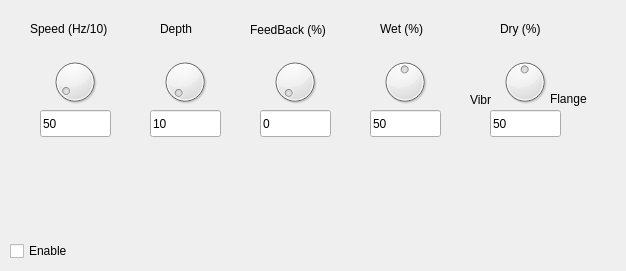
      <widget class="QWidget" name="tab_7">
       <attribute name="title">
        <string>Flanger/Vibrato</string>
       </attribute>
       <widget class="QCheckBox" name="checkBox_7">
        <property name="geometry">
         <rect>
          <x>10</x>
          <y>240</y>
          <width>71</width>
          <height>22</height>
         </rect>
        </property>
        <property name="text">
         <string>Enable</string>
        </property>
       </widget>
       <widget class="QDial" name="VibSpeedDial">
        <property name="geometry">
         <rect>
          <x>50</x>
          <y>50</y>
          <width>50</width>
          <height>64</height>
         </rect>
        </property>
        <property name="minimum">
         <number>1</number>
        </property>
        <property name="maximum">
         <number>1000</number>
        </property>
        <property name="value">
         <number>50</number>
        </property>
       </widget>
       <widget class="QDial" name="VibDepthDial">
        <property name="geometry">
         <rect>
          <x>160</x>
          <y>50</y>
          <width>50</width>
          <height>64</height>
         </rect>
        </property>
        <property name="minimum">
         <number>1</number>
        </property>
        <property name="maximum">
         <number>1000</number>
        </property>
       </widget>
       <widget class="QDial" name="VibFeedbackDial">
        <property name="geometry">
         <rect>
          <x>270</x>
          <y>50</y>
          <width>50</width>
          <height>64</height>
         </rect>
        </property>
        <property name="minimum">
         <number>0</number>
        </property>
        <property name="maximum">
         <number>100</number>
        </property>
        <property name="value">
         <number>0</number>
        </property>
       </widget>
       <widget class="QDial" name="VibWetDial">
        <property name="geometry">
         <rect>
          <x>380</x>
          <y>50</y>
          <width>50</width>
          <height>64</height>
         </rect>
        </property>
        <property name="minimum">
         <number>1</number>
        </property>
        <property name="maximum">
         <number>100</number>
        </property>
        <property name="value">
         <number>50</number>
        </property>
       </widget>
       <widget class="QDial" name="VibDryDial">
        <property name="geometry">
         <rect>
          <x>500</x>
          <y>50</y>
          <width>50</width>
          <height>64</height>
         </rect>
        </property>
        <property name="minimum">
         <number>1</number>
        </property>
        <property name="maximum">
         <number>100</number>
        </property>
        <property name="value">
         <number>50</number>
        </property>
       </widget>
       <widget class="QLabel" name="label_16">
        <property name="geometry">
         <rect>
          <x>30</x>
          <y>20</y>
          <width>101</width>
          <height>17</height>
         </rect>
        </property>
        <property name="text">
         <string>Speed (Hz/10)</string>
        </property>
       </widget>
       <widget class="QLabel" name="label_17">
        <property name="geometry">
         <rect>
          <x>500</x>
          <y>20</y>
          <width>51</width>
          <height>17</height>
         </rect>
        </property>
        <property name="text">
         <string>Dry (%)</string>
        </property>
       </widget>
       <widget class="QLabel" name="label_18">
        <property name="geometry">
         <rect>
          <x>380</x>
          <y>20</y>
          <width>67</width>
          <height>17</height>
         </rect>
        </property>
        <property name="text">
         <string>Wet (%)</string>
        </property>
       </widget>
       <widget class="QLabel" name="label_19">
        <property name="geometry">
         <rect>
          <x>250</x>
          <y>20</y>
          <width>91</width>
          <height>20</height>
         </rect>
        </property>
        <property name="text">
         <string>FeedBack (%)</string>
        </property>
       </widget>
       <widget class="QLabel" name="label_20">
        <property name="geometry">
         <rect>
          <x>160</x>
          <y>20</y>
          <width>41</width>
          <height>17</height>
         </rect>
        </property>
        <property name="text">
         <string>Depth</string>
        </property>
       </widget>
       <widget class="QLineEdit" name="VibSpeedLE">
        <property name="geometry">
         <rect>
          <x>40</x>
          <y>110</y>
          <width>71</width>
          <height>27</height>
         </rect>
        </property>
        <property name="text">
         <string>50</string>
        </property>
       </widget>
       <widget class="QLineEdit" name="VibDepthLE">
        <property name="geometry">
         <rect>
          <x>150</x>
          <y>110</y>
          <width>71</width>
          <height>27</height>
         </rect>
        </property>
        <property name="text">
         <string>10</string>
        </property>
       </widget>
       <widget class="QLineEdit" name="VibFeedBackLE">
        <property name="geometry">
         <rect>
          <x>260</x>
          <y>110</y>
          <width>71</width>
          <height>27</height>
         </rect>
        </property>
        <property name="text">
         <string>0</string>
        </property>
       </widget>
       <widget class="QLineEdit" name="VibWetLE">
        <property name="geometry">
         <rect>
          <x>370</x>
          <y>110</y>
          <width>71</width>
          <height>27</height>
         </rect>
        </property>
        <property name="text">
         <string>50</string>
        </property>
       </widget>
       <widget class="QLineEdit" name="VibDryLE">
        <property name="geometry">
         <rect>
          <x>490</x>
          <y>110</y>
          <width>71</width>
          <height>27</height>
         </rect>
        </property>
        <property name="text">
         <string>50</string>
        </property>
       </widget>
       <widget class="QLabel" name="label_31">
        <property name="geometry">
         <rect>
          <x>470</x>
          <y>90</y>
          <width>31</width>
          <height>20</height>
         </rect>
        </property>
        <property name="text">
         <string>Vibr</string>
        </property>
       </widget>
       <widget class="QLabel" name="label_32">
        <property name="geometry">
         <rect>
          <x>550</x>
          <y>90</y>
          <width>67</width>
          <height>17</height>
         </rect>
        </property>
        <property name="text">
         <string>Flange</string>
        </property>
       </widget>
      </widget>
